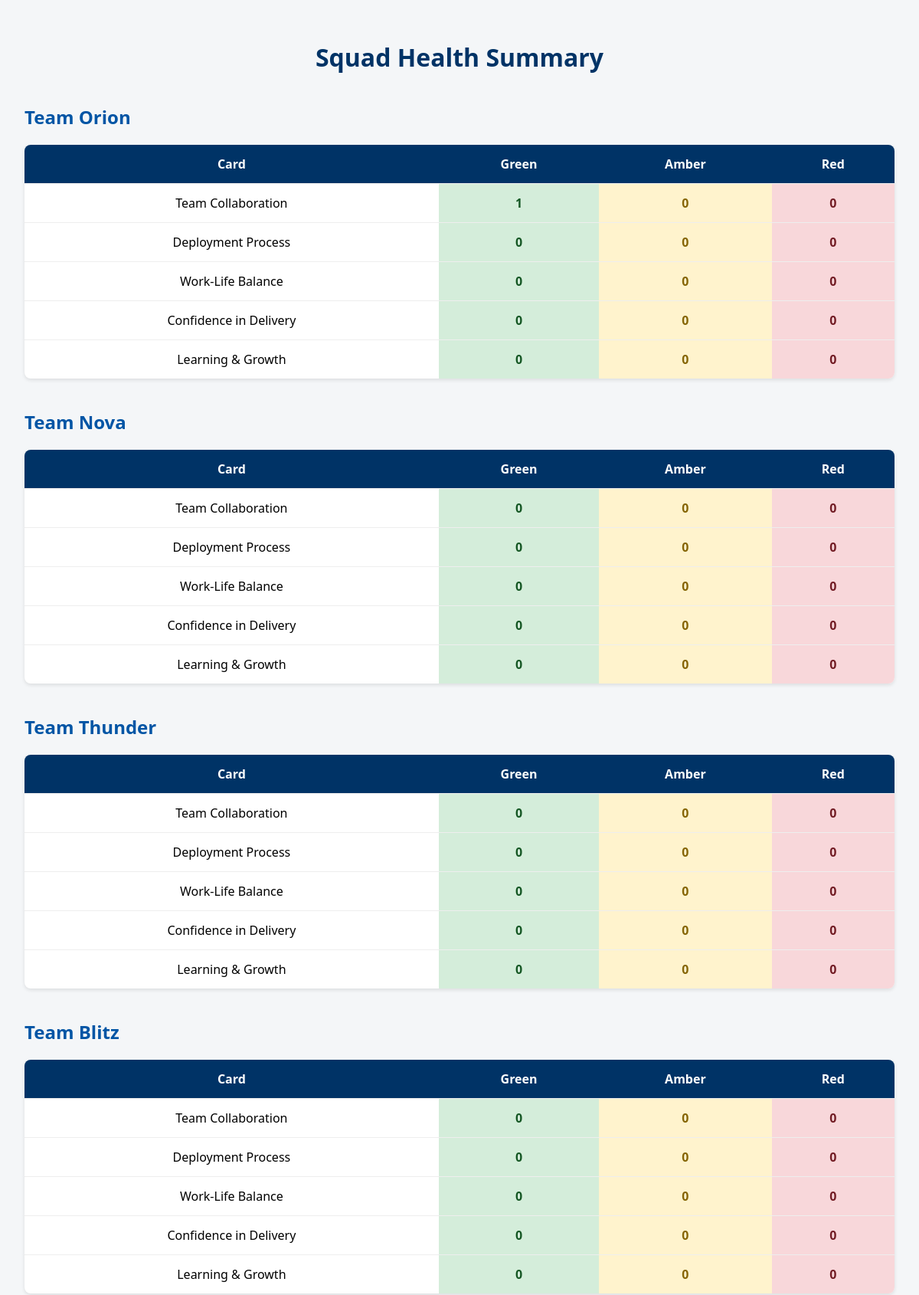
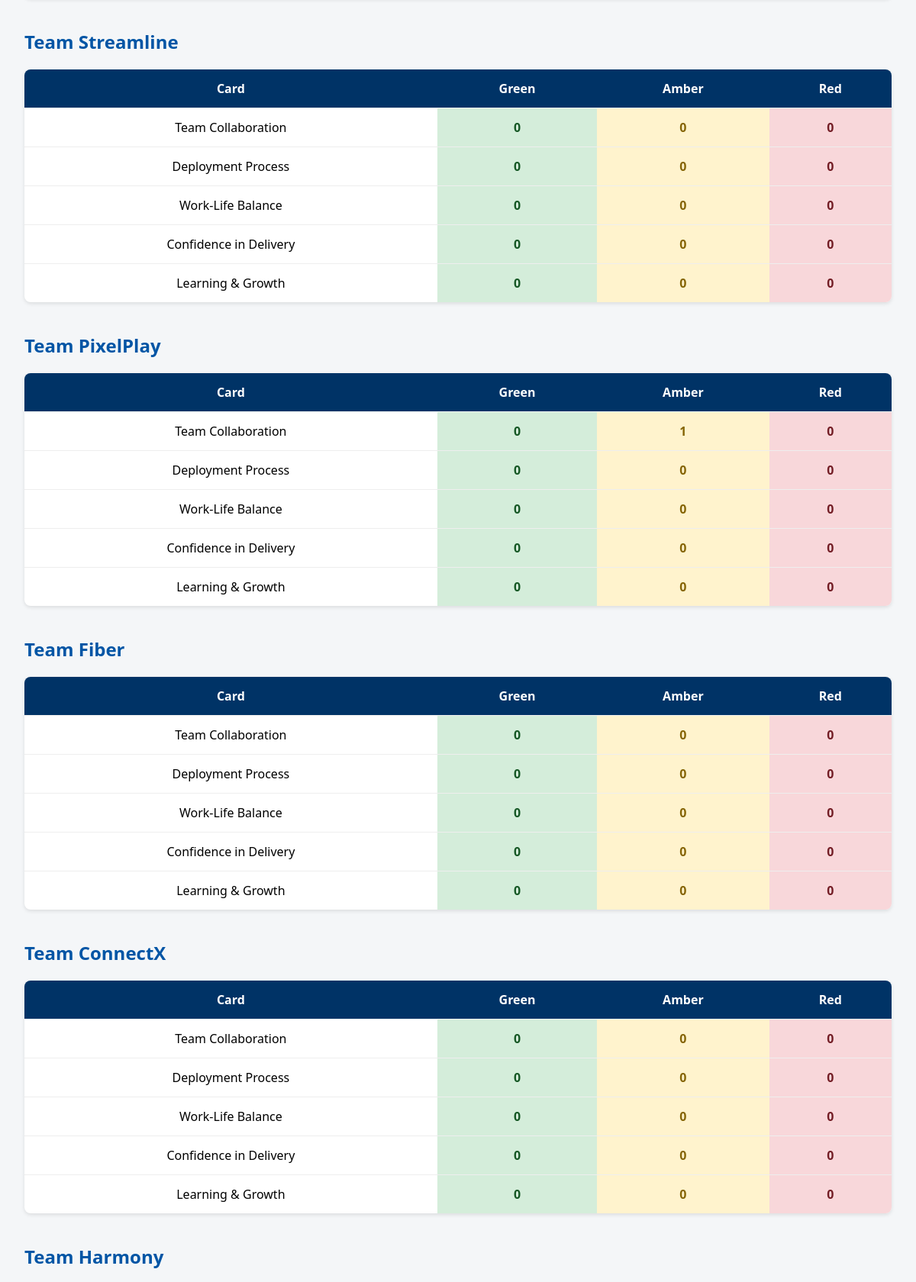
The page /summary/ (upper part) on the database its author committed (2 pictures, top to bottom).
### healthapp/models.py (models this page shows, shortened)
class Team(models.Model):
    name = models.CharField(max_length=100)
    department = models.ForeignKey(Department, on_delete=models.CASCADE)

class Card(models.Model):
    title = models.CharField(max_length=100)
    description = models.TextField()

### healthapp/views.py (the view)
# urls.py: path('summary/', summary_view, name='summary'),
def summary_view(request):
    teams = Team.objects.all()
    cards = Card.objects.all()
    data = []
    for team in teams:
        team_data = {'team': team.name, 'cards': []}
        for card in cards:
            votes = Vote.objects.filter(team=team, card=card)
            summary = votes.values('vote').annotate(count=Count('vote'))
            vote_counts = {'green': 0, 'amber': 0, 'red': 0}
            for item in summary:
                vote_counts[item['vote']] = item['count']
            team_data['cards'].append({
                'card': card.title,
                'votes': vote_counts
            })
        data.append(team_data)
    return render(request, 'healthapp/summary.html', {'summary': data})

### healthapp/templates/healthapp/summary.html (shortened to what this page needs)
<!DOCTYPE html>
<html>
<head>
</head>
<body>
  <h1>Squad Health Summary</h1>
  {% for team in summary %}
    <h2>{{ team.team }}</h2>
    <table>
      <tr>
        <th>Card</th>
        <th>Green</th>
        <th>Amber</th>
        <th>Red</th>
      </tr>
      {% for card in team.cards %}
        <tr>
          <td>{{ card.card }}</td>
          <td class="green">{{ card.votes.green }}</td>
          <td class="amber">{{ card.votes.amber }}</td>
          <td class="red">{{ card.votes.red }}</td>
        </tr>
      {% endfor %}
    </table>
  {% endfor %}
</body>
</html>

### healthapp/templates/healthapp/summary.html (style rules this page uses)
body { font-family: 'Segoe UI', sans-serif; background-color: #f4f6f8; margin: 0; padding: 2rem; }
h1 { text-align: center; color: #003366; }
h2 { margin-top: 40px; color: #0055a5; }
table { width: 100%; border-collapse: collapse; margin-bottom: 2rem; box-shadow: 0 2px 5px rgba(0,0,0,0.1); background: #fff; border-radius: 8px; overflow: hidden; }
th, td { text-align: center; padding: 14px; }
th { background-color: #003366; color: white; }
td { border-top: 1px solid #eee; }
.green { background-color: #d4edda; color: #155724; font-weight: bold; }
.amber { background-color: #fff3cd; color: #856404; font-weight: bold; }
.red { background-color: #f8d7da; color: #721c24; font-weight: bold; }

### rows shown on the page
Team: team "Team Orion"
Card: card "Team Collaboration" "Team Collaboration" "Team Collaboration" "Team Collaboration" "Team Collaboration" "Team Collaboration" "Team Collaboration" "Team Collaboration"
Card: card "Deployment Process" "Deployment Process" "Deployment Process" "Deployment Process" "Deployment Process" "Deployment Process" "Deployment Process" "Deployment Process"
Card: card "Work-Life Balance" "Work-Life Balance" "Work-Life Balance" "Work-Life Balance" "Work-Life Balance" "Work-Life Balance" "Work-Life Balance" "Work-Life Balance"
Card: card "Confidence in Delivery" "Confidence in Delivery" "Confidence in Delivery" "Confidence in Delivery" "Confidence in Delivery" "Confidence in Delivery" "Confidence in Delivery" "Confidence in Delivery"
Card: card "Learning & Growth" "Learning & Growth" "Learning & Growth" "Learning & Growth" "Learning & Growth" "Learning & Growth" "Learning & Growth" "Learning & Growth"
Team: team "Team Nova"
Team: team "Team Thunder"
Team: team "Team Blitz"
Team: team "Team Streamline"
Team: team "Team PixelPlay"
Team: team "Team Fiber"
Team: team "Team ConnectX"
Team: team "Team Harmony"

### other values the page prints
{{ card.votes.green }} "1" "0" "0" "0" "0" "0" "0" "0" "0" "0" "0" "0" "0" "0" "0" "0" "0" "0" "0" "0" "0" "0" "0" "0" "0" "0" "0" "0" "0" "0" "0" "0" "0" "0" "0" "0" "0" "0" "0" "0"
{{ card.votes.amber }} "0" "0" "0" "0" "0" "0" "0" "0" "0" "0" "0" "0" "0" "0" "0" "0" "0" "0" "0" "0" "0" "0" "0" "0" "0" "1" "0" "0" "0" "0" "0" "0" "0" "0" "0" "0" "0" "0" "0" "0"
{{ card.votes.red }} "0" "0" "0" "0" "0" "0" "0" "0" "0" "0" "0" "0" "0" "0" "0" "0" "0" "0" "0" "0" "0" "0" "0" "0" "0" "0" "0" "0" "0" "0" "0" "0" "0" "0" "0" "0" "0" "0" "0" "0"
